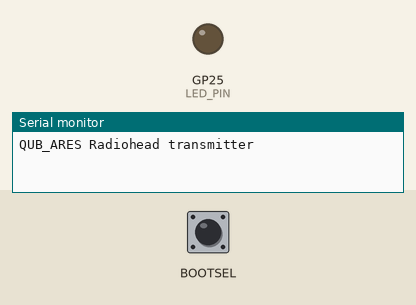
A sketch run on a simulated Raspberry Pi Pico. On the bench: output pins drawn as LEDs (lit = HIGH), the last lines printed to the serial monitor. Inputs (shaded band) come from the test bench; at power-on: BOOTSEL HIGH. No radio packets arrive unless stated.

Above: at 2.2 s.
2.3 s: BOOTSEL pulled LOW for 0.15 s
At 2.37 s:
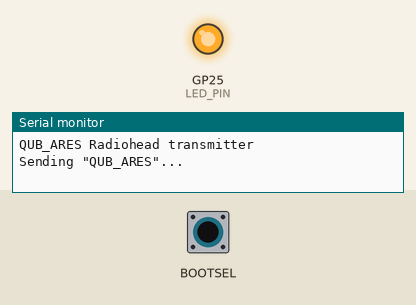
3.9 s: BOOTSEL pulled LOW for 3.2 s
At 8.3 s:
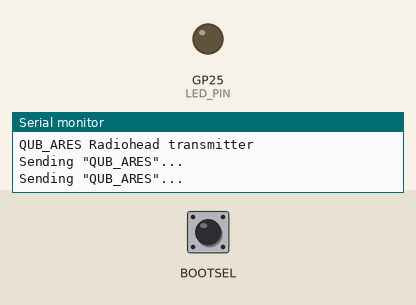
Timing chart, 0 to 9.8 s (numbered marks = the images above; inputs shaded):
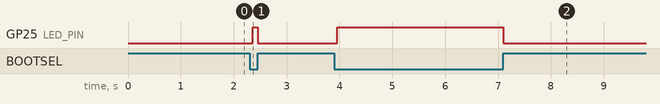

Measured:
- after the input at 2.3 s, GP25 (LED_PIN): LOW → HIGH after 0.06 s, → LOW 0.09 s later
- after the input at 3.9 s, GP25 (LED_PIN): LOW → HIGH after 0.06 s, → LOW 3.1 s later

The sketch:

rh_send.ino
```cpp
// (licence header left out)
#include <RH_ASK.h>
#include <SPI.h> // Not actualy used but needed to compile

#define SPEED 2000
#define LED_PIN 25
#define RX_PIN 21
#define TX_PIN 19
#define PTT_PIN 20
#define PTT_INVERTED false

#define CONDITION BOOTSEL
#define TX_MSG "QUB_ARES"

RH_ASK driver(SPEED, RX_PIN, TX_PIN, PTT_PIN, PTT_INVERTED);
const char *msg = TX_MSG;
bool pressed = false;

void setup()
{
    Serial.begin(115200);
    Serial.println("QUB_ARES Radiohead transmitter");
    pinMode(LED_PIN, OUTPUT);

    delay(1000);

    if (!driver.init()) Serial.println("init failed");
}

void loop()
{

    if (CONDITION) {
        if (!pressed) {

            Serial.printf("Sending \"%s\"...\n", msg);
            driver.send((uint8_t *)msg, strlen(msg));
            driver.waitPacketSent();

            pressed = true;
            digitalWrite(LED_PIN, 1);

        }
    } else {
        if (pressed) {

            pressed = false;
            digitalWrite(LED_PIN, 0);

        }
    }

}
```
